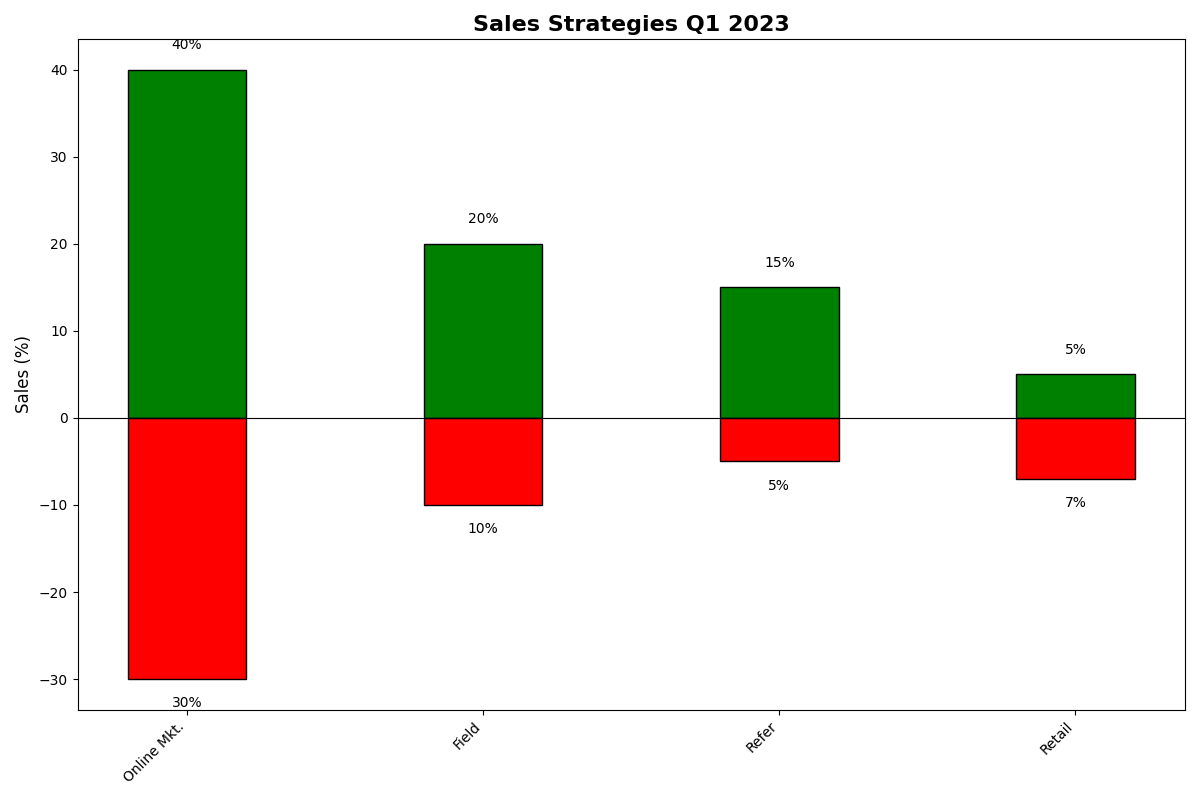

Recreate this plot in Python.
import matplotlib.pyplot as plt
import numpy as np

strategies = ['Online Mkt.', 'Field', 'Refer', 'Retail']
positive_sales = [40, 20, 15, 5]
negative_sales = [-30, -10, -5, -7]

fig, ax = plt.subplots(figsize=(12, 8))

bar_width = 0.4

ax.bar(strategies, positive_sales, bar_width, color='green', edgecolor='black')
ax.bar(strategies, negative_sales, bar_width, color='red', edgecolor='black')

ax.set_ylabel('Sales (%)', fontsize=12)
ax.set_title('Sales Strategies Q1 2023', fontsize=16, fontweight='bold')

for idx, val in enumerate(positive_sales):
    ax.text(idx, val + 2, f'{val}%', ha='center', va='bottom', fontsize=10, color='black')

for idx, val in enumerate(negative_sales):
    ax.text(idx, val - 2, f'{-val}%', ha='center', va='top', fontsize=10, color='black')

plt.axhline(y=0, color='black', linewidth=0.8)
plt.xticks(rotation=45, ha='right')
plt.tight_layout()
plt.show()
